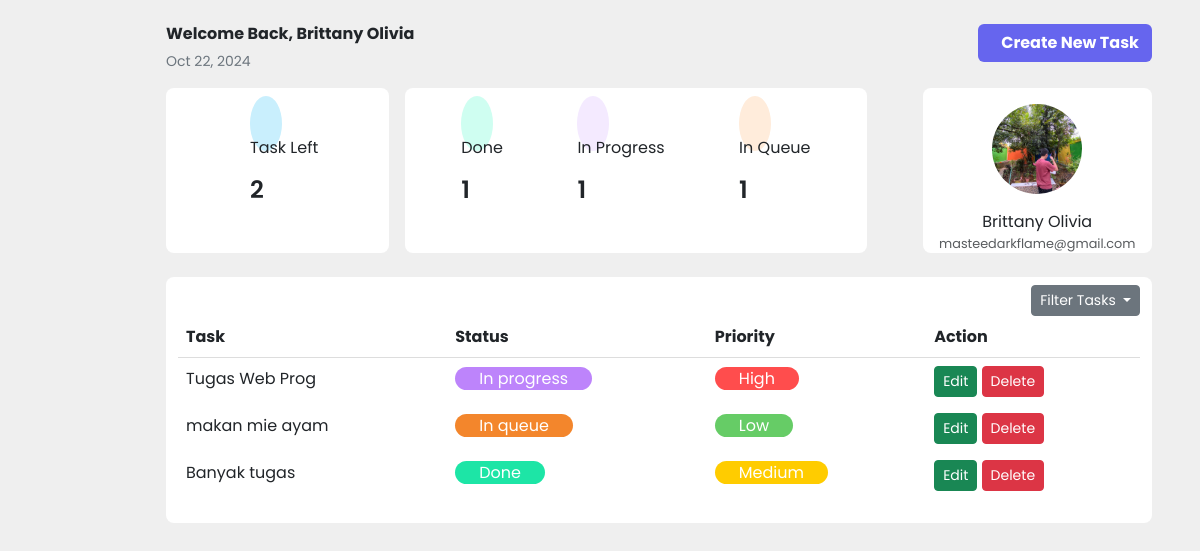
The app's page /dashboard.php (signed in) with its own data.
### tables this page shows
CREATE TABLE `users` (
  `user_id` int NOT NULL,
  `username` varchar(100) NOT NULL,
  `email` varchar(255) NOT NULL,
  `password` varchar(255) NOT NULL,
  `image` varchar(100) DEFAULT NULL,
  `bio` varchar(225) DEFAULT NULL
);

CREATE TABLE `tasks` (
  `task_id` int NOT NULL,
  `user_id` int DEFAULT NULL,
  `user_task` text NOT NULL,
  `status` enum('Done','In progress','In queue') DEFAULT 'In queue',
  `priority` enum('Low','Medium','High') DEFAULT 'Low'
);

### load-foto.php (called while the page is built, shortened)
<?php
  $userId = $_SESSION['user_id'];
  $sql = "SELECT image, username, email FROM users WHERE user_id = ?";
  $stmt = $conn->prepare($sql);
  $stmt->bind_param("i", $userId);
  $stmt->execute();
  $stmt->store_result();
  $stmt->bind_result($image, $username, $email);
  $image = !empty($image) ? $image : 'uploads/default.jpg';
?>

### con-task.php (called while the page is built, shortened)
<?php
require "mydb.php";
if (isset($_SESSION['user_id'])) {
    $user_id = $_SESSION['user_id'];
    $queries = [
        'total_left' => "SELECT COUNT(*) AS total_left FROM tasks WHERE user_id = ? AND status != ?",
        'total_done' => "SELECT COUNT(*) AS total_done FROM tasks WHERE user_id = ? AND status = ?",
        'total_in_progress' => "SELECT COUNT(*) AS total_in_progress FROM tasks WHERE user_id = ? AND status = ?",
        'total_in_queue' => "SELECT COUNT(*) AS total_in_queue FROM tasks WHERE user_id = ? AND status = ?"
    ];
    $done_status = 'Done';
    $in_progress_status = 'In Progress';
    $in_queue_status = 'In Queue';
    $not_done_status = 'Done';
    $totalLeftStmt = $conn->prepare($queries['total_left']);
    $totalLeftStmt->bind_param("is", $user_id, $not_done_status);
    $totalLeftStmt->execute();
    $totalLeftResult = $totalLeftStmt->get_result();
    $totalLeft = $totalLeftResult->fetch_assoc()['total_left'];
    $totalDoneStmt = $conn->prepare($queries['total_done']);
    $totalDoneStmt->bind_param("is", $user_id, $done_status);
    $totalDoneStmt->execute();
    $totalDoneResult = $totalDoneStmt->get_result();
    $totalDone = $totalDoneResult->fetch_assoc()['total_done'];
    $totalInProgressStmt = $conn->prepare($queries['total_in_progress']);
    $totalInProgressStmt->bind_param("is", $user_id, $in_progress_status);
    $totalInProgressStmt->execute();
    $totalInProgressResult = $totalInProgressStmt->get_result();
    $totalInProgress = $totalInProgressResult->fetch_assoc()['total_in_progress'];
    $totalInQueueStmt = $conn->prepare($queries['total_in_queue']);
    $totalInQueueStmt->bind_param("is", $user_id, $in_queue_status);
    $totalInQueueStmt->execute();
    $totalInQueueResult = $totalInQueueStmt->get_result();
    $totalInQueue = $totalInQueueResult->fetch_assoc()['total_in_queue'];
}
?>

### data.php (the view)
<?php
include 'mydb.php';
$user_id = $_SESSION['user_id'];
$sql = "SELECT task_id, user_task, status, priority FROM tasks WHERE user_id = ?";
$stmt = $conn->prepare($sql);
$stmt->bind_param("i", $user_id);
$stmt->execute();
$result = $stmt->get_result();
if ($result->num_rows > 0) {
    while ($row = $result->fetch_assoc()) {
        echo "<tr data-status='" . htmlspecialchars($row['status']) . "'>";
        echo "<td>" . htmlspecialchars($row['user_task']) . "</td>";
        $statusClass = match($row['status']) {
            'Done' => 'status-done',
            'In progress' => 'status-in-progress',
            'In queue' => 'status-in-queue',
            default => ''
        };
        echo "<td><span class='$statusClass text-white px-4 rounded-5'>" . htmlspecialchars($row['status']) . "</span></td>";
        $priorityClass = match($row['priority']) {
            'Low' => 'priority-low',
            'Medium' => 'priority-medium',
            'High' => 'priority-high',
            default => ''
        };
        echo "<td><span class='$priorityClass text-white px-4 rounded-5'>" . htmlspecialchars($row['priority']) . "</span></td>";
        echo "<td>
                 <button class='btn btn-success btn-sm edit-btn'
                    data-bs-toggle='modal'
                    data-bs-target='#editModal'
                    data-task-id='" . htmlspecialchars($row['task_id']) . "'
                    data-tasks='" . htmlspecialchars($row['user_task']) . "'
                    data-status='" . htmlspecialchars($row['status']) . "'
                    data-priority='" . htmlspecialchars($row['priority']) . "'>
                    Edit
                </button>
                <button class='btn btn-danger btn-sm delete-btn'
                    data-bs-toggle='modal'
                    data-bs-target='#deleteModal'
                    data-task-id='" . htmlspecialchars($row['task_id']) . "'>Delete
                </button>
            </td>";
        echo "</tr>";
    }
}
?>

### dashBoard.php (shortened to what this page needs)
<?php
if (isset($_SESSION['user_id'])) {
    require "mydb.php";
    require "load-foto.php";
}
?>
<html lang="en">
<head>
    <link href="https://cdn.lineicons.com/4.0/lineicons.css" rel="stylesheet" />
    <link href="https://cdn.jsdelivr.net/npm/bootstrap@5.3.0-alpha3/dist/css/bootstrap.min.css" rel="stylesheet"
>
    <link rel="stylesheet" href="style.css">
    <link rel="stylesheet" href="https://cdn.datatables.net/2.1.8/css/dataTables.bootstrap5.css">
    <link href="https://cdn.jsdelivr.net/npm/bootstrap@5.3.0-alpha1/dist/css/bootstrap.min.css" rel="stylesheet">
</head>
<body>
    <div class="wrapper">
        <?php require_once 'sidebar.php';?>
        <div class="main my-4 mx-5">
            <div id="Header" class="d-flex justify-content-between">
                <div>
                <h6><b>Welcome Back, <?php echo isset($username) ? htmlspecialchars($username) : 'Guest'; ?></b></h6>
                    <p class="text-secondary">
                        <small><?php echo date('M d, Y'); ?></small>
                    </p>
                </div>
                <div class="h-50">
                    <?php if (isset($username)): ?>
                        <button type="button" class="btn text-white ms-4" data-bs-toggle="modal" data-bs-target="#createModal" style="background: #6665ee;">
                            <b>&nbsp;<i class="lni lni-plus py-1"></i>&nbsp;&nbsp;Create New Task</b>
                        </button>
                    <?php else: ?>
                        <button type="button" class="btn text-white ms-4" data-bs-toggle="modal" data-bs-target="#loginWarningModal" style="background: #6665ee;">
                            <b>&nbsp;<i class="lni lni-plus py-1"></i>&nbsp;&nbsp;Create New Task</b>
                        </button>
                    <?php endif; ?>
                </div>
            </div>
            <?php require "con-task.php"?>
            <div id="Progress" class="d-flex">
                <div class="bg-white p-4 rounded-3">
                    <div class="container mx-5">
                        <i id="LogoTask" class="lni lni-pencil-alt rounded-circle p-3 mb-2"></i>
                        <p>Task Left</p>
                        <h1><?php echo $totalLeft; ?></h1>
                    </div>
                </div>
                <div class="bg-white px-3 ms-3 me-2 w-50 rounded-3">
                    <div class="d-flex justify-content-between p-4 mx-3">
                        <div>
                            <i id="Done" class="lni lni-checkmark rounded-circle p-3 mb-2"></i>
                            <p class="text-center">Done</p>
                            <h1><?php echo $totalDone; ?></h1>
                        </div>
                        <div>
                            <i id="In" class="lni lni-hourglass rounded-circle p-3 mb-2"></i>
                            <p class="text-center">In Progress</p>
                            <h1><?php echo $totalInProgress; ?></h1>
                        </div>
                        <div>
                            <i id="Queue" class="lni lni-layers rounded-circle p-3 mb-2"></i>
                            <p class="text-center">In Queue</p>
                            <h1><?php echo $totalInQueue; ?></h1>
                        </div>
                    </div>
                </div>
                <div class="ms-5 bg-white w-25 rounded-3 text-center">
                    <img src="<?php echo isset($image) ? htmlspecialchars($image): 'uploads/default.jpg'; ?>" alt="Foto Profile" class="mt-3 img-fluid rounded-circle mb-3" style="width: 90px; height: 90px; object-fit: cover;">
                    <div>
                        <p class="mb-0"><?php echo isset($username) ? htmlspecialchars($username) : 'Guest'; ?></p>
                        <p class="mb-0 text-muted" style="font-size: .8rem;"><?php echo isset($username) ? htmlspecialchars($email) : 'No email registered'; ?></p>
                    </div>
                </div>
            </div>
            <div class="container mt-4 bg-white py-2 rounded-3">
                <div id="scrollableDiv" style="max-height: 370px; overflow-y: auto; overflow-x: hidden;">
                    <div class="d-flex justify-content-end">
                        <div class="dropdown">
                            <button class="btn btn-sm btn-secondary dropdown-toggle" type="button" id="taskFilter" data-bs-toggle="dropdown" aria-expanded="false">
                                Filter Tasks
                            </button>
                        </div>
                    </div>
                    <table id="TaskTable" class="table" style="width:100%">
                        <thead>
                            <tr id="table-head">
                                <th style="min-width: 150px;">Task</th>
                                <th>Status</th>
                                <th>Priority</th>
                                <th>Action</th>
                            </tr>
                        </thead>
                        <tbody>
                            <?php
                                if (isset($_SESSION['user_id'])) {
                                    require "data.php";
                                }
                             ?>
                        </tbody>
                    </table>
                </div>
            </div>
        </div>
    </div>
</body>
</html>

### sidebar.php (shortened to what this page needs)
<html lang="en">
<head>
    <link href="https://cdn.lineicons.com/4.0/lineicons.css" rel="stylesheet" />
    <link href="https://cdn.jsdelivr.net/npm/bootstrap@5.3.0-alpha3/dist/css/bootstrap.min.css" rel="stylesheet"
>
    <link rel="stylesheet" href="style.css">
    <link href="https://cdn.lineicons.com/4.0/lineicons.css" rel="stylesheet">
    <link rel="stylesheet" href="https://cdn.datatables.net/2.1.8/css/dataTables.bootstrap5.css">
</head>
<body>
     <aside id="sidebar" class="m-4 px-3">
        <div class="d-flex">
            <button class="toggle-btn" type="button">
            </button>
        </div>
        <ul class="sidebar-nav">
            <?php if (isset($username)): ?>
                <a href="editProfile.php" class="sidebar-link">
                </a>
            <?php endif; ?>
            <li class="sidebar-item  mb-3">
                 <a href="dashBoard.php" class="sidebar-link">
                 </a>
            </li>
            <a href="Login\login.php" class="sidebar-link">
            </a>
        </ul>
    </aside>
</body>
</html>

### style.css (style rules this page uses)
a { text-decoration: none; }
li { list-style: none; }
h1 { font-weight: 600; font-size: 1.5rem; }
body { font-family: 'Poppins', sans-serif; background-color: #efefef; }
.wrapper { display: flex; }
.main { min-height: 100vh; width: 100%; overflow: hidden; transition: all 0.35s ease-in-out; }
#sidebar { width: 70px; min-width: 70px; z-index: 1000; transition: all .25s ease-in-out; display: flex; flex-direction: column; }
.toggle-btn { background-color: transparent; cursor: pointer; border: 0; padding: 1rem 1.5rem; }
.sidebar-nav { padding: 2rem 0; flex: 1 1 auto; }
a.sidebar-link { padding: .625rem 1.625rem; color: #7b7289; display: block; font-size: 0.9rem; white-space: nowrap; border-left: 3px solid transparent; }
.sidebar-item { position: relative; }
#Done { background-color: #cffef1; color: #1de5a6; }
#In { background-color: #f4eaff; color: #bd84fb; }
#Queue { background-color: #ffecdb; color:#feac6b; }
#LogoTask { background-color: #c9effd; color: #2ac0f7; }
#TaskTable { border-collapse: collapse; border: none; }
#table-head { border-bottom: 1px solid #ddd; }
#TaskTable th, #TaskTable td { border: none; }
thead th { border-bottom: 2px solid #ddd; }
tbody tr { transition: background-color 0.3s ease; }
.priority-high { background-color: #ff4d4d; }
.priority-medium { background-color: #ffcc00; }
.priority-low { background-color: #66cc66; }
.status-done { background-color: #1de5a6; }
.status-in-progress { background-color: #bd84fb; }
.status-in-queue { background-color: #f3862c; }

### records on screen
users: username "Brittany Olivia", image (picture), email "masteedarkflame@gmail.com"
tasks: user_task "Tugas Web Prog", status "In progress", priority "High"
tasks: user_task "makan mie ayam", status "In queue", priority "Low"
tasks: user_task "Banyak tugas", status "Done", priority "Medium"

### other values on screen
$totalLeft "2"
$totalDone "1"
$totalInProgress "1"
$totalInQueue "1"
